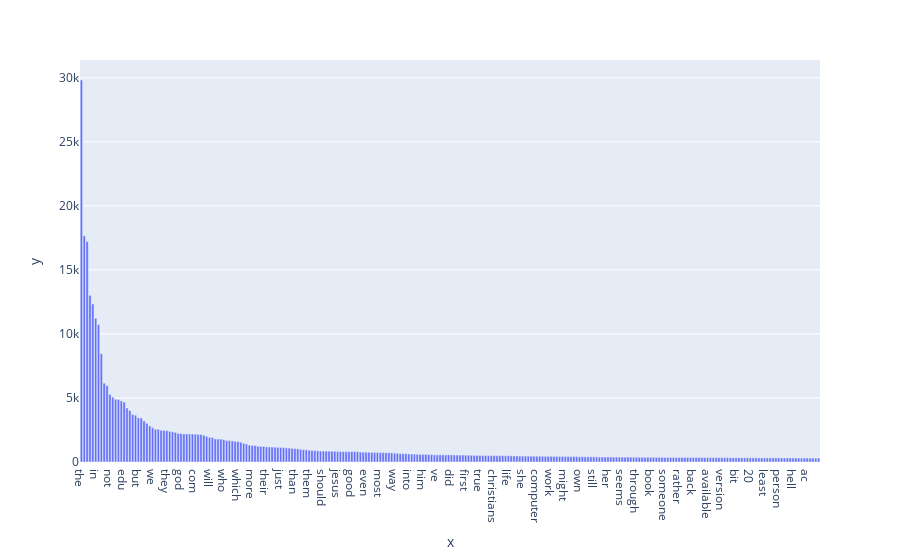

Notebook code cell kept with this figure:
### Markdown cell above
### >>> **Exercise 15 (take home):** 
Additionally, you can attempt to sort the terms on the `x-axis` by frequency instead of in alphabetical order. This way the visualization is more meaninfgul and you will be able to observe the so called [long tail](https://en.wikipedia.org/wiki/Long_tail) (get familiar with this term since it will appear a lot in data mining and other statistics courses). see picture below

![alt txt](https://upload.wikimedia.org/wikipedia/commons/thumb/8/8a/Long_tail.svg/1000px-Long_tail.svg.png)

### Code cell
# Answer here

g = px.bar(x=feature_names, 
           y=frequency).update_xaxes(categoryorder = 'total descending')
g.show()

### Figure 1 — Plotly figure (JSON) as saved in the notebook; plotly's stock layout.template omitted (floating-point values rounded to 4 significant figures; data arrays with more than 128 entries replaced by an {"elided": "..."} marker saying what was removed)
{"data": [{"alignmentgroup": "True", "hovertemplate": "x=%{x}<br>y=%{y}<extra></extra>", "legendgroup": "", "marker": {"color": "#636efa", "pattern": {"shape": ""}}, "name": "", "offsetgroup": "", "orientation": "v", "showlegend": false, "textposition": "auto", "type": "bar", "x": {"elided": "260 str values"}, "xaxis": "x", "y": {"elided": "260 int values"}, "yaxis": "y"}], "layout": {"barmode": "relative", "legend": {"tracegroupgap": 0}, "margin": {"t": 60}, "xaxis": {"anchor": "y", "categoryorder": "total descending", "domain": [0, 1], "title": {"text": "x"}}, "yaxis": {"anchor": "x", "domain": [0, 1], "title": {"text": "y"}}}}
